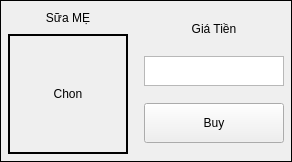
                 <widget class="QFrame" name="frame_63">
                  <property name="frameShape">
                   <enum>QFrame::Box</enum>
                  </property>
                  <layout class="QHBoxLayout" name="horizontalLayout_16">
                   <property name="leftMargin">
                    <number>2</number>
                   </property>
                   <property name="topMargin">
                    <number>2</number>
                   </property>
                   <property name="rightMargin">
                    <number>2</number>
                   </property>
                   <property name="bottomMargin">
                    <number>2</number>
                   </property>
                   <item>
                    <widget class="QFrame" name="frame_64">
                     <property name="sizePolicy">
                      <sizepolicy hsizetype="Expanding" vsizetype="Preferred">
                       <horstretch>0</horstretch>
                       <verstretch>0</verstretch>
                      </sizepolicy>
                     </property>
                     <property name="frameShape">
                      <enum>QFrame::Box</enum>
                     </property>
                     <property name="lineWidth">
                      <number>0</number>
                     </property>
                     <layout class="QVBoxLayout" name="verticalLayout_12">
                      <property name="leftMargin">
                       <number>5</number>
                      </property>
                      <property name="topMargin">
                       <number>5</number>
                      </property>
                      <property name="rightMargin">
                       <number>5</number>
                      </property>
                      <property name="bottomMargin">
                       <number>5</number>
                      </property>
                      <item>
                       <widget class="QLabel" name="nameID22">
                        <property name="sizePolicy">
                         <sizepolicy hsizetype="Expanding" vsizetype="Maximum">
                          <horstretch>0</horstretch>
                          <verstretch>0</verstretch>
                         </sizepolicy>
                        </property>
                        <property name="minimumSize">
                         <size>
                          <width>20</width>
                          <height>20</height>
                         </size>
                        </property>
                        <property name="maximumSize">
                         <size>
                          <width>5000</width>
                          <height>60</height>
                         </size>
                        </property>
                        <property name="frameShape">
                         <enum>QFrame::Box</enum>
                        </property>
                        <property name="lineWidth">
                         <number>0</number>
                        </property>
                        <property name="text">
                         <string>Sữa MẸ</string>
                        </property>
                        <property name="alignment">
                         <set>Qt::AlignCenter</set>
                        </property>
                       </widget>
                      </item>
                      <item>
                       <widget class="QLabel" name="imageID22">
                        <property name="sizePolicy">
                         <sizepolicy hsizetype="Expanding" vsizetype="Maximum">
                          <horstretch>0</horstretch>
                          <verstretch>0</verstretch>
                         </sizepolicy>
                        </property>
                        <property name="minimumSize">
                         <size>
                          <width>120</width>
                          <height>120</height>
                         </size>
                        </property>
                        <property name="maximumSize">
                         <size>
                          <width>5000</width>
                          <height>250</height>
                         </size>
                        </property>
                        <property name="frameShape">
                         <enum>QFrame::Box</enum>
                        </property>
                        <property name="lineWidth">
                         <number>2</number>
                        </property>
                        <property name="text">
                         <string>Chon</string>
                        </property>
                        <property name="alignment">
                         <set>Qt::AlignCenter</set>
                        </property>
                       </widget>
                      </item>
                     </layout>
                    </widget>
                   </item>
                   <item>
                    <widget class="QFrame" name="frame_65">
                     <property name="maximumSize">
                      <size>
                       <width>150</width>
                       <height>16777215</height>
                      </size>
                     </property>
                     <layout class="QVBoxLayout" name="verticalLayout_71">
                      <property name="leftMargin">
                       <number>5</number>
                      </property>
                      <property name="topMargin">
                       <number>5</number>
                      </property>
                      <property name="rightMargin">
                       <number>5</number>
                      </property>
                      <property name="bottomMargin">
                       <number>5</number>
                      </property>
                      <item>
                       <widget class="QLabel" name="imageAc_40">
                        <property name="sizePolicy">
                         <sizepolicy hsizetype="Maximum" vsizetype="Maximum">
                          <horstretch>0</horstretch>
                          <verstretch>0</verstretch>
                         </sizepolicy>
                        </property>
                        <property name="minimumSize">
                         <size>
                          <width>20</width>
                          <height>20</height>
                         </size>
                        </property>
                        <property name="maximumSize">
                         <size>
                          <width>150</width>
                          <height>20</height>
                         </size>
                        </property>
                        <property name="frameShape">
                         <enum>QFrame::Box</enum>
                        </property>
                        <property name="lineWidth">
                         <number>0</number>
                        </property>
                        <property name="text">
                         <string>Giá Tiền</string>
                        </property>
                        <property name="alignment">
                         <set>Qt::AlignCenter</set>
                        </property>
                       </widget>
                      </item>
                      <item>
                       <widget class="QTextEdit" name="totalCoinID22">
                        <property name="maximumSize">
                         <size>
                          <width>500</width>
                          <height>30</height>
                         </size>
                        </property>
                        <property name="readOnly">
                         <bool>true</bool>
                        </property>
                       </widget>
                      </item>
                      <item>
                       <widget class="QPushButton" name="btnBuyID22">
                        <property name="sizePolicy">
                         <sizepolicy hsizetype="Expanding" vsizetype="Fixed">
                          <horstretch>0</horstretch>
                          <verstretch>0</verstretch>
                         </sizepolicy>
                        </property>
                        <property name="minimumSize">
                         <size>
                          <width>0</width>
                          <height>40</height>
                         </size>
                        </property>
                        <property name="text">
                         <string>Buy</string>
                        </property>
                        <property name="ID" stdset="0">
                         <number>22</number>
                        </property>
                        <attribute name="buttonGroup">
                         <string notr="true">buy_buttonGroup</string>
                        </attribute>
                       </widget>
                      </item>
                     </layout>
                    </widget>
                   </item>
                  </layout>
                 </widget>
